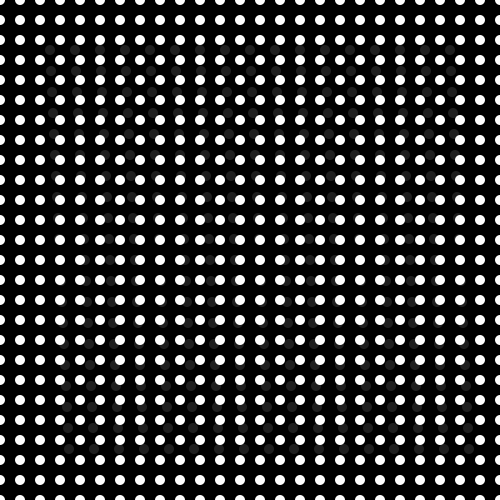
Frame 1 (no input)
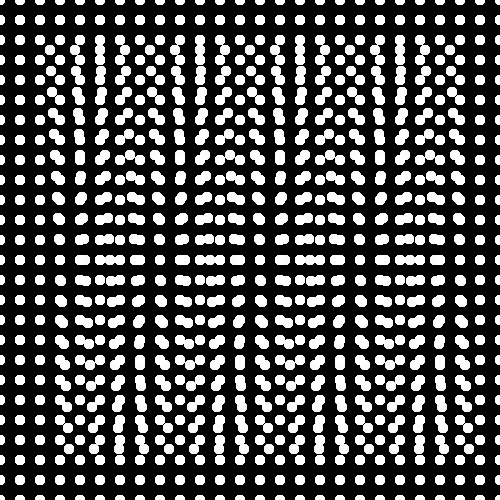
Frame 60 (the mouse pressed at the canvas centre just before this capture)
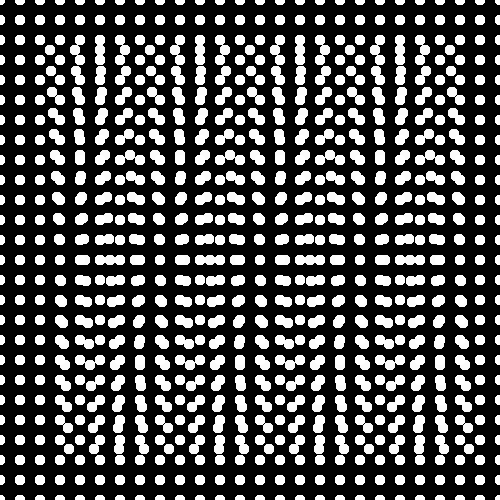
Frame 120 (the mouse held since frame 60 and released just before this capture)

The Processing sketch that drew these frames (run headless with seeded random() and noise(); from frame 60 on, the mouse is pressed at the canvas centre):

// Processing sketch: processing_87818
// ── processing_87818.pde

void setup() {
  size(500, 500);
  smooth();
  background(0);
}

void draw() {                                        //bg dots
  for (int i = 50; i <= width-50; i += 5) {
    for (int j = 50; j <= height-50; j += 20) {
      noStroke();
      fill(255,30);
      ellipse(i++, j++, 10, 10);
     
    }
  }
    
  fill(255);                                        //mg dots
  for (int i = 0; i <= width; i += 20) {
    for (int j = 0; j <= height; j += 20) {
      noStroke();
      ellipse(i, j, 10, 10);
 
 
   
    }
  } 
}     
